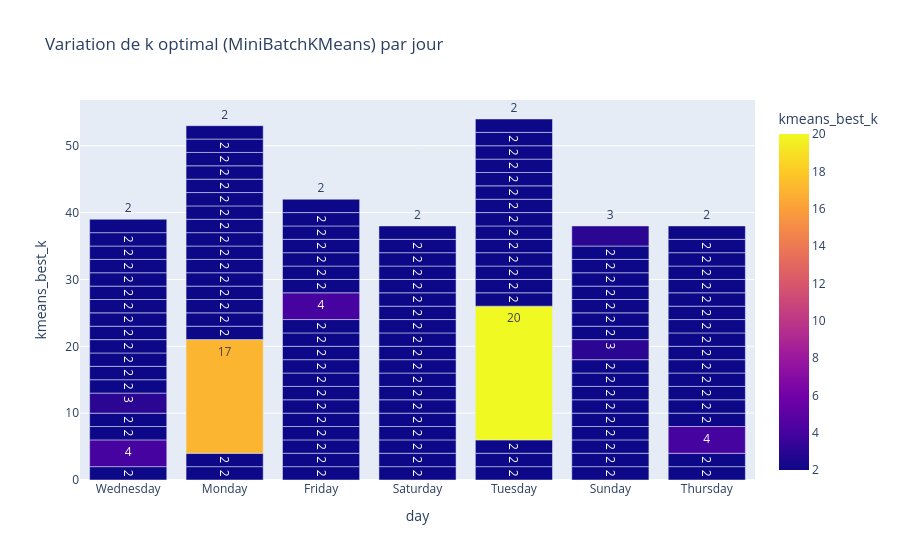
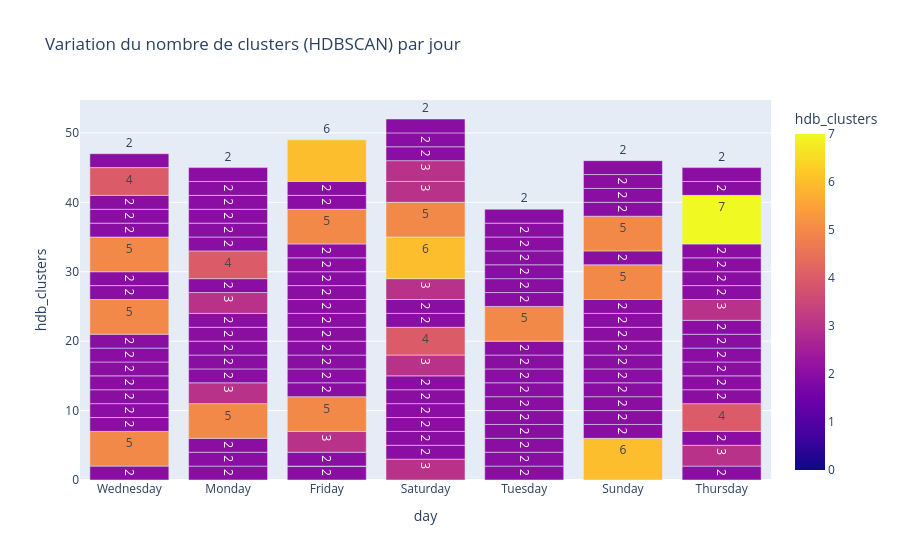

These figures' notebook cell, in order:
### Markdown cell above
### Modèle complet

### Code cell
## Modèle complet

# Fonctions utilitaires
def best_kmeans(coords, k_min=2, k_max=20):
    """Cherche le meilleur k pour MiniBatchKMeans avec silhouette score"""
    best_k, best_score, best_labels = None, -1, None
    for k in range(k_min, k_max+1):
        if len(coords) < k:  # pas plus de clusters que de points
            break
        mbk = MiniBatchKMeans(n_clusters=k, batch_size=5000, random_state=42)
        labels = mbk.fit_predict(coords)
        sil = silhouette_score(coords, labels)
        if sil > best_score:
            best_k, best_score, best_labels = k, sil, labels
    return best_k, best_score, best_labels

def best_hdbscan(coords_scaled, min_sizes=[20,50,100]):
    """Cherche le meilleur HDBSCAN selon silhouette (hors bruit)"""
    best_score, best_labels = -1, None
    best_model = None
    for m in min_sizes:
        clusterer = hdbscan.HDBSCAN(min_cluster_size=m)
        labels = clusterer.fit_predict(coords_scaled)
        mask = labels != -1
        if mask.sum() > 1 and len(set(labels[mask])) > 1:
            sil = silhouette_score(coords_scaled[mask], labels[mask])
            if sil > best_score:
                best_model, best_score, best_labels = clusterer, sil, labels
    return best_model, best_score, best_labels

def cluster_batch(df_batch, day, hour):
    """Applique KMeans et HDBSCAN sur un lot donné"""
    coords = df_batch[['Lat','Lon']].values
    scaler = MinMaxScaler()
    coords_scaled = scaler.fit_transform(coords)

    # KMeans
    k_opt, sil_k, labels_k = best_kmeans(coords)
    df_batch['mbk_cluster'] = labels_k

    # HDBSCAN
    model_hdb, sil_hdb, labels_hdb = best_hdbscan(coords_scaled)
    if labels_hdb is not None:
        df_batch['hdb_cluster'] = labels_hdb
        n_hdb = len(set(labels_hdb)) - (1 if -1 in labels_hdb else 0)
    else:
        df_batch['hdb_cluster'] = -1
        n_hdb, sil_hdb = 0, None

    return {
        "day": day,
        "hour": hour,
        "n_points": len(df_batch),
        "kmeans_best_k": k_opt,
        "kmeans_silhouette": sil_k,
        "hdb_clusters": n_hdb,
        "hdb_silhouette": sil_hdb
    }, df_batch

# Boucle sur tous les jours/heures 
results = []
all_batches = []

for day in df_clean['day'].unique():
    for hour in range(24):
        df_batch = df_clean[(df_clean['day'] == day) & (df_clean['hour'] == hour)].copy()
        if len(df_batch) < 200:  # seuil minimum pour stabilité
            continue
        res, df_clustered = cluster_batch(df_batch, day, hour)
        results.append(res)
        all_batches.append(df_clustered)

df_results = pd.DataFrame(results)
display(df_results.head().round(2))

# Visualisations comparatives
fig_kmeans = px.bar(
    df_results, x="day", y="kmeans_best_k",
    title="Variation de k optimal (MiniBatchKMeans) par jour",
    text="kmeans_best_k", color="kmeans_best_k"
)
fig_kmeans.update_traces(textposition="outside")
fig_kmeans.show(renderer="browser")


fig_hdb = px.bar(
    df_results, x="day", y="hdb_clusters",
    title="Variation du nombre de clusters (HDBSCAN) par jour",
    text="hdb_clusters", color="hdb_clusters"
)
fig_hdb.update_traces(textposition="outside")
fig_hdb.show(renderer="browser")

### Figure 1 — Plotly figure (JSON) as saved in the notebook; plotly's stock layout.template omitted (floating-point values rounded to 4 significant figures; data arrays with more than 128 entries replaced by an {"elided": "..."} marker saying what was removed)
{"data": [{"hovertemplate": "day=%{x}<br>kmeans_best_k=%{marker.color}<extra></extra>", "legendgroup": "", "marker": {"color": {"elided": "130 int values"}, "coloraxis": "coloraxis", "pattern": {"shape": ""}}, "name": "", "orientation": "v", "showlegend": false, "text": {"elided": "130 float values"}, "textposition": "outside", "type": "bar", "x": {"elided": "130 str values"}, "xaxis": "x", "y": {"elided": "130 int values"}, "yaxis": "y"}], "layout": {"barmode": "relative", "coloraxis": {"colorbar": {"title": {"text": "kmeans_best_k"}}, "colorscale": [[0, "#0d0887"], [0.1111, "#46039f"], [0.2222, "#7201a8"], [0.3333, "#9c179e"], [0.4444, "#bd3786"], [0.5556, "#d8576b"], [0.6667, "#ed7953"], [0.7778, "#fb9f3a"], [0.8889, "#fdca26"], [1, "#f0f921"]]}, "legend": {"tracegroupgap": 0}, "title": {"text": "Variation de k optimal (MiniBatchKMeans) par jour"}, "xaxis": {"anchor": "y", "domain": [0, 1], "title": {"text": "day"}}, "yaxis": {"anchor": "x", "domain": [0, 1], "title": {"text": "kmeans_best_k"}}}}

### Figure 2 — Plotly figure (JSON) as saved in the notebook; plotly's stock layout.template omitted (floating-point values rounded to 4 significant figures; data arrays with more than 128 entries replaced by an {"elided": "..."} marker saying what was removed)
{"data": [{"hovertemplate": "day=%{x}<br>hdb_clusters=%{marker.color}<extra></extra>", "legendgroup": "", "marker": {"color": {"elided": "130 int values"}, "coloraxis": "coloraxis", "pattern": {"shape": ""}}, "name": "", "orientation": "v", "showlegend": false, "text": {"elided": "130 float values"}, "textposition": "outside", "type": "bar", "x": {"elided": "130 str values"}, "xaxis": "x", "y": {"elided": "130 int values"}, "yaxis": "y"}], "layout": {"barmode": "relative", "coloraxis": {"colorbar": {"title": {"text": "hdb_clusters"}}, "colorscale": [[0, "#0d0887"], [0.1111, "#46039f"], [0.2222, "#7201a8"], [0.3333, "#9c179e"], [0.4444, "#bd3786"], [0.5556, "#d8576b"], [0.6667, "#ed7953"], [0.7778, "#fb9f3a"], [0.8889, "#fdca26"], [1, "#f0f921"]]}, "legend": {"tracegroupgap": 0}, "title": {"text": "Variation du nombre de clusters (HDBSCAN) par jour"}, "xaxis": {"anchor": "y", "domain": [0, 1], "title": {"text": "day"}}, "yaxis": {"anchor": "x", "domain": [0, 1], "title": {"text": "hdb_clusters"}}}}
